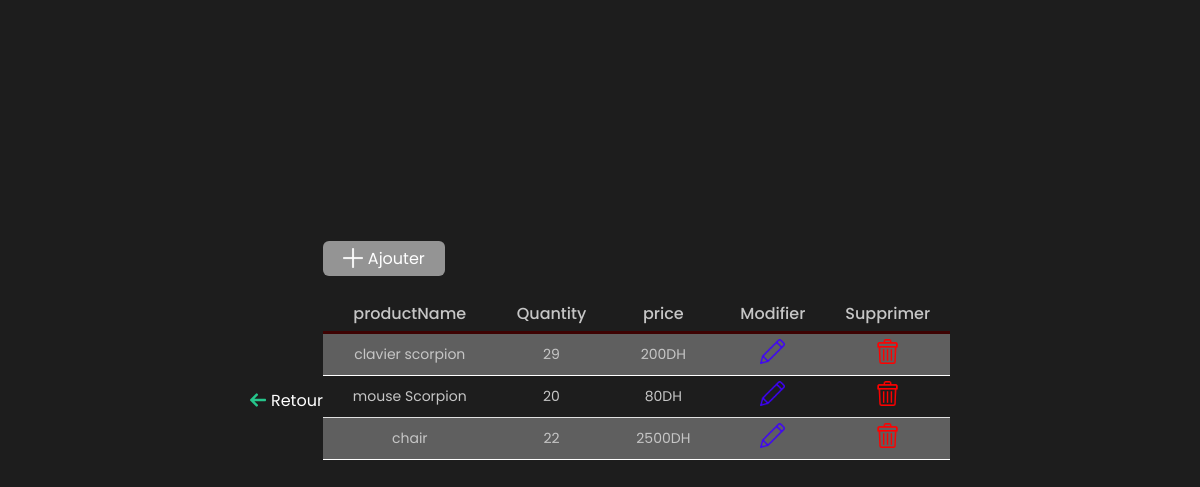
Page /admin/index.php on the earlier database version.
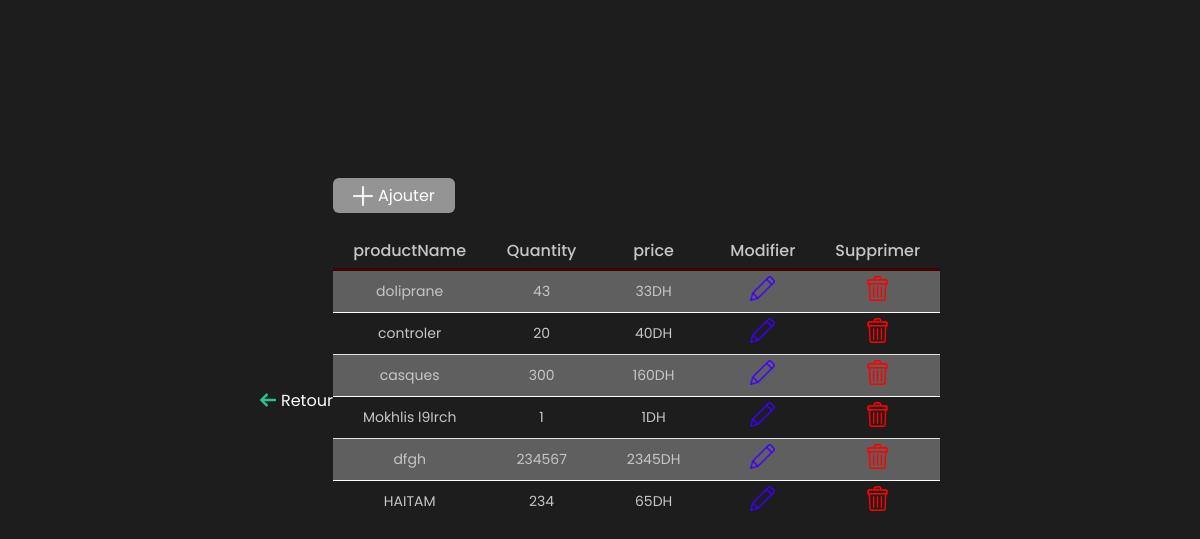
Same page on the later database version.
### tables this page shows
CREATE TABLE `product` (
  `id` int(155) NOT NULL,
  `productName` varchar(155) NOT NULL,
  `quantity` int(155) NOT NULL,
  `price` int(155) NOT NULL,
  `cat_id` int(11) NOT NULL,
  `image` varchar(255) NOT NULL,
  `filter` varchar(155) NOT NULL
);

### admin/index.php (the view, shortened to what this page needs)
<!DOCTYPE html>
<html lang="en">
<head>
    <link rel="stylesheet" href="style.css">
</head>
<body>
<a href="/gaming-playtech/index1.php" class="back_btn"><img src="../images/back.png"> Retour</a>
    <div class="container2">
        <a href="ajouter.php" class="Btn_add"> <img src="../images/plus.png"> Ajouter</a>
        <table>
            <tr id="items">
                <th>productName</th>
                <th>Quantity</th>
                <th>price</th>
                <th>Modifier</th>
                <th>Supprimer</th>
            </tr>
            <?php
                include_once "connexion.php";
                $req = mysqli_query($con , "SELECT * FROM product");
                if(mysqli_num_rows($req) == 0){
                    echo "Il n'y a pas encore de prout ajouter !" ;
                }else {
                    while($row=mysqli_fetch_assoc($req)){
                        ?>
                        <tr>
                            <td><?=$row['productName']?></td>
                            <td><?=$row['quantity']?></td>
                            <td><?=$row['price']?>DH</td>
                            <td><a href="modifier.php?id=<?=$row['id']?>"><img src="../images/pen.png"></a></td>
                            <td><a href="supprimer.php?id=<?=$row['id']?>"><img src="../images/trash.png"></a></td>
                        </tr>
                        <?php
                    }
                }
            ?>
        </table>
    </div>
</body>
</html>

### admin/style.css (style rules this page uses)
* { margin: 0; padding: 0; box-sizing: border-box; font-family: 'Poppins', sans-serif; }
body { display: flex; align-items: center; justify-content: center; min-height: 100vh; position: relative; background-color: #1d1d1d; }
.Btn_add { width: fit-content; margin-bottom:20px; background-color: #949494; padding: 5px 20px; color: rgb(255, 255, 255); display: flex; align-items: center; text-align: 0; border-radius: 6px; text-decoration: 0; }
.Btn_add img { margin-right: 5px; height: 20px; }
table { border-collapse:collapse; color: #c6c6c6; }
th { font-size: 16px; border-bottom: 3px solid #3d0202; padding: 5px 20px; font-weight: 500; }
td { font-weight: 400; padding: 5px 30px; font-size: 14px; text-align: center; }
img { height: 25px; }
tr:nth-child(2n) { background-color: #5f5f5f; }
tr:nth-child(2n) td { border-bottom: 1px solid #ffffff; border-top: 1px solid #e0e0e0; }
.back_btn { color: #ffffff; text-decoration: 0; display: flex; align-items: center; }
.back_btn img { height: 16px; margin-right:5px ; }
.container2 { margin-top: -100px; }

Differences in the rows shown:
removed product: productName "clavier scorpion", quantity "29", price "200"
removed product: productName "mouse Scorpion", quantity "20", price "80"
removed product: productName "chair", quantity "22", price "2500"
added product: productName "doliprane", quantity "43", price "33"
added product: productName "controler", quantity "20", price "40"
added product: productName "casques", quantity "300", price "160"
added product: productName "Mokhlis l9Irch", quantity "1", price "1"
added product: productName "dfgh", quantity "234567", price "2345"
added product: productName "HAITAM", quantity "234", price "65"
